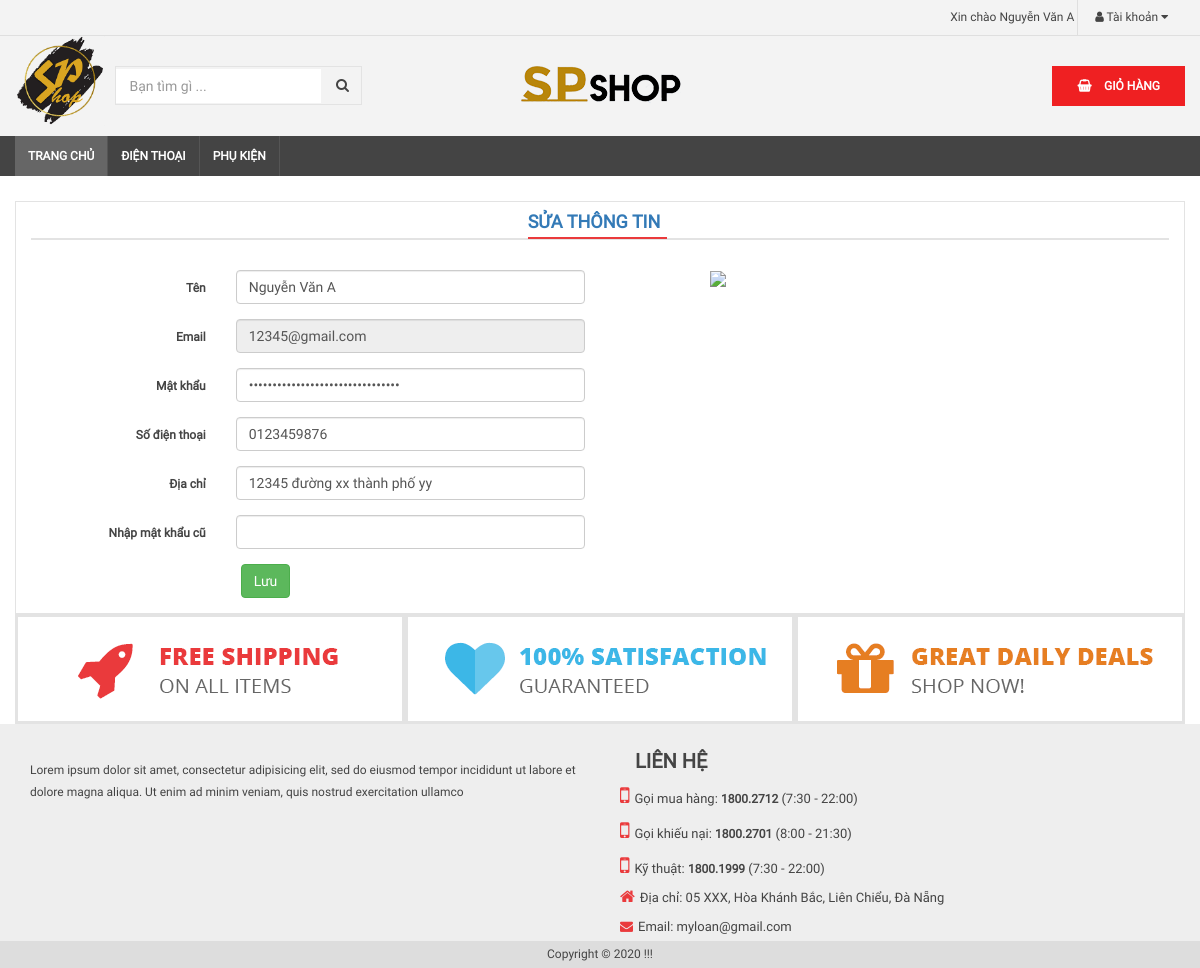
Page /sua-thong-tin.php (signed in) on the committed database.
### tables this page shows
CREATE TABLE `users` (
  `id` int(11) NOT NULL,
  `name` varchar(100) DEFAULT NULL,
  `email` varchar(100) DEFAULT NULL,
  `phone` char(15) DEFAULT NULL,
  `address` varchar(100) DEFAULT NULL,
  `password` varchar(50) DEFAULT NULL,
  `avatar` varchar(100) DEFAULT NULL,
  `status` tinyint(4) DEFAULT 1,
  `created_at` timestamp NULL DEFAULT current_timestamp(),
  `update_at` timestamp NULL DEFAULT current_timestamp()
);

### libraries/Database.php (called while the page is built, shortened)
<?php
class Database{
     public $link;
     public function __construct()
     {
        $this->link = mysqli_connect("localhost","root","","webphp") or die ();
         mysqli_set_charset($this->link,"utf8");
     }
        public function fetchID($table , $id )
        {
            $sql = "SELECT * FROM {$table} WHERE id = $id ";
            $result = mysqli_query($this->link,$sql) or die("Lỗi  truy vấn fetchID " .mysqli_error($this->link));
            return mysqli_fetch_assoc($result);
        }
    }
?>

### autoload/autoload.php (called while the page is built, shortened)
<?php
	require_once __DIR__. '/../libraries/Database.php';
	$db = new Database;
 ?>

### sua-thong-tin.php (the view, shortened to what this page needs)
<?php require_once __DIR__. '/autoload/autoload.php';
	$data = $db->fetchID("users",$_SESSION['name_id']);
 ?>
<?php require_once __DIR__. '/layouts/header.php'; ?>
 <div class="col-md-12 bor">
 	 <section class="box-main1">
        <h3 class="title-main" style="text-align: center;"><a href="javascript:void(0)"> Sửa thông tin </a> </h3>
        <form action="" method="POST" style="margin-top: 30px">
        	<div class="col-sm-6">
	            <div class="form-group row">
	                <label class="col-sm-4 text-right" style="margin-top: 10px">Tên</label>
	                <div class="col-sm-8">
	                  <input type="text" class="form-control" name="name" value="<?php echo $data['name'] ?>">
	                </div>
	            </div>
	            <div class="form-group row">
	                <label class="col-sm-4 text-right" style="margin-top: 10px">Email</label>
	                <div class="col-sm-8">
	                  <input type="email" readonly="" class="form-control" name="email"value="<?php echo $data['email'] ?>">
	                </div>
	            </div>
	            <div class="form-group row">
	                <label class="col-sm-4 text-right" style="margin-top: 10px">Mật khẩu</label>
	                <div class="col-sm-8">
	                  <input type="password" class="form-control" name="password" value="<?php echo $data['password'] ?>">
	                </div>
	            </div>
	            <div class="form-group row">
	                <label class="col-sm-4 text-right" style="margin-top: 10px">Số điện thoại</label>
	                <div class="col-sm-8">
	                  <input type="tel" class="form-control" name="phone" value="<?php echo $data['phone'] ?>">
	                </div>
	            </div>
	            <div class="form-group row">
	                <label class="col-sm-4 text-right" style="margin-top: 10px">Địa chỉ</label>
	                <div class="col-sm-8">
	                  <input type="text" class="form-control" name="address" value="<?php echo $data['address'] ?>">
	                </div>
	            </div>
                <div class="form-group row">
                    <label class="col-sm-4 text-right" style="margin-top: 10px">Nhập mật khẩu cũ</label>
                    <div class="col-sm-8">
                      <input type="password" class="form-control" name="oldpassword" value="">
                    </div>
                </div>
	            <div class="form-group">
	                <div class="col-sm-2 col-sm-offset-4 container-fluid">
	                  <button type="submit" class="btn btn-success">Lưu</button>
	                </div>
	            </div>
        	</div>
            <div class="form-group">
            	<div class="col-sm-offset-7 container-fluid">
            		<img src="img/user.png">
            	</div>
            </div>
        </form>
    </section>
</div>
<?php require_once __DIR__. '/layouts/footer.php'; ?>

### public/frontend/css/style.css (style rules this page uses)
* { margin: 0px; padding: 0px; font-size: 12px; font-family: "Roboto"; color: #444; font-weight: 400; }
h1,h2,h3,h4,h5,h6 { padding:0px; margin: 0px; }
#header-main .form-control,button { border: 0px; outline: 0px; border-radius: 0px; box-shadow:none; padding: 0px 2px; }
.bor { border: 1px solid #e3e3e3; }
.title-main { border-bottom:2px solid #e3e3e3; padding: 5px 5px 5px 0px; }
.title-main a { font-weight: bold; padding: 5px 7px 5px 0px; font-size: 18px; border-bottom: 2px solid #ea3a3c; text-transform: uppercase; }

### rows in the picture
users: name "Nguyễn Văn A", phone "0123459876", address "12345 đường xx thành phố yy"

### other values in the picture
$_SESSION['name_user'] "Nguyễn Văn A"
